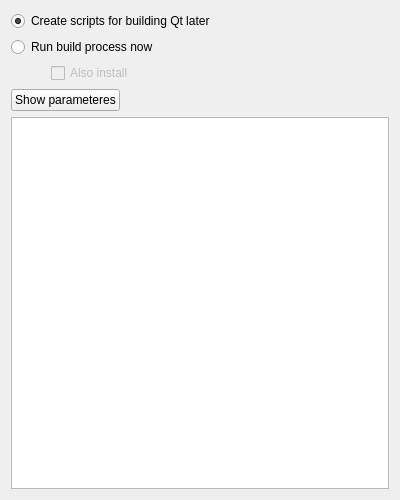
<?xml version="1.0" encoding="UTF-8"?>
<ui version="4.0">
 <class>PageSelectBuildMethod</class>
 <widget class="QWizardPage" name="PageSelectBuildMethod">
  <property name="geometry">
   <rect>
    <x>0</x>
    <y>0</y>
    <width>400</width>
    <height>500</height>
   </rect>
  </property>
  <property name="windowTitle">
   <string>WizardPage</string>
  </property>
  <property name="title">
   <string>Select build method</string>
  </property>
  <layout class="QVBoxLayout" name="verticalLayout">
   <item>
    <widget class="QRadioButton" name="radioButtonBuildLater">
     <property name="text">
      <string>Create scripts for building Qt later</string>
     </property>
     <property name="checked">
      <bool>true</bool>
     </property>
    </widget>
   </item>
   <item>
    <widget class="QRadioButton" name="radioButtonBuildNow">
     <property name="text">
      <string>Run build process now</string>
     </property>
    </widget>
   </item>
   <item>
    <layout class="QHBoxLayout" name="horizontalLayout_2">
     <item>
      <spacer name="horizontalSpacer_2">
       <property name="orientation">
        <enum>Qt::Horizontal</enum>
       </property>
       <property name="sizeType">
        <enum>QSizePolicy::Fixed</enum>
       </property>
       <property name="sizeHint" stdset="0">
        <size>
         <width>40</width>
         <height>20</height>
        </size>
       </property>
      </spacer>
     </item>
     <item>
      <widget class="QCheckBox" name="checkBoxAlsoInstall">
       <property name="enabled">
        <bool>false</bool>
       </property>
       <property name="text">
        <string>Also install</string>
       </property>
      </widget>
     </item>
    </layout>
   </item>
   <item>
    <layout class="QHBoxLayout" name="horizontalLayout">
     <item>
      <widget class="QPushButton" name="pushButtonShowParameteres">
       <property name="text">
        <string>Show parameteres</string>
       </property>
       <property name="checkable">
        <bool>true</bool>
       </property>
      </widget>
     </item>
     <item>
      <spacer name="horizontalSpacer">
       <property name="orientation">
        <enum>Qt::Horizontal</enum>
       </property>
       <property name="sizeHint" stdset="0">
        <size>
         <width>40</width>
         <height>20</height>
        </size>
       </property>
      </spacer>
     </item>
    </layout>
   </item>
   <item>
    <widget class="QPlainTextEdit" name="plainTextEditParameteres">
     <property name="font">
      <font>
       <family>Courier 10 Pitch</family>
      </font>
     </property>
     <property name="readOnly">
      <bool>true</bool>
     </property>
    </widget>
   </item>
  </layout>
 </widget>
 <resources/>
 <connections>
  <connection>
   <sender>radioButtonBuildNow</sender>
   <signal>toggled(bool)</signal>
   <receiver>checkBoxAlsoInstall</receiver>
   <slot>setEnabled(bool)</slot>
   <hints>
    <hint type="sourcelabel">
     <x>82</x>
     <y>22</y>
    </hint>
    <hint type="destinationlabel">
     <x>94</x>
     <y>48</y>
    </hint>
   </hints>
  </connection>
  <connection>
   <sender>pushButtonShowParameteres</sender>
   <signal>toggled(bool)</signal>
   <receiver>plainTextEditParameteres</receiver>
   <slot>setVisible(bool)</slot>
   <hints>
    <hint type="sourcelabel">
     <x>54</x>
     <y>106</y>
    </hint>
    <hint type="destinationlabel">
     <x>65</x>
     <y>182</y>
    </hint>
   </hints>
  </connection>
 </connections>
</ui>
